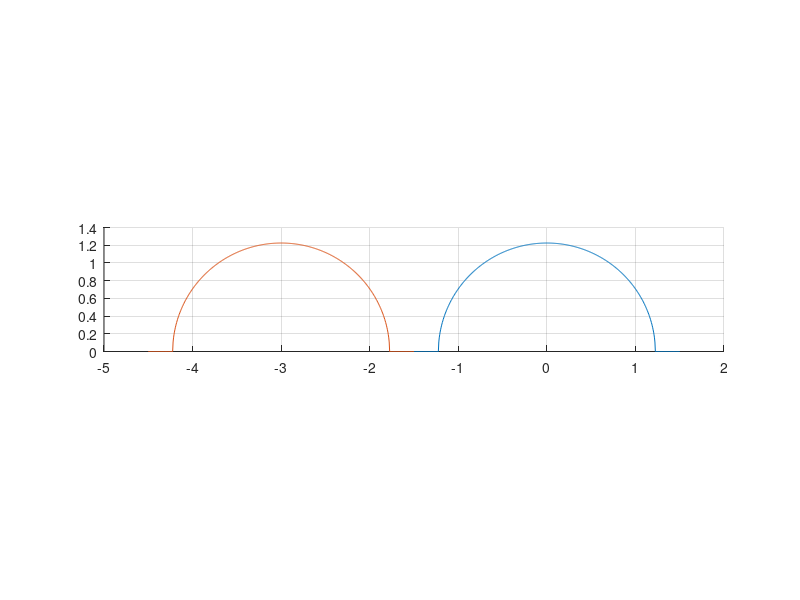

Source code (MATLAB):
%%%%%%%%%%%%%%
% Plot a Circle
%%%%%%%%%%%%%%

f99=figure(99);

r=1.5;              % radius
rv=[-r:0.005:r];    % absciss vektor
shift=-3;           % Shift on abscissa

hold all;
plot(rv,sqrt(r-rv.^2));
plot(rv+shift,sqrt(r-rv.^2));
hold off;
grid on;
set(gca,'DataAspectRatio',[1 1 1]);

